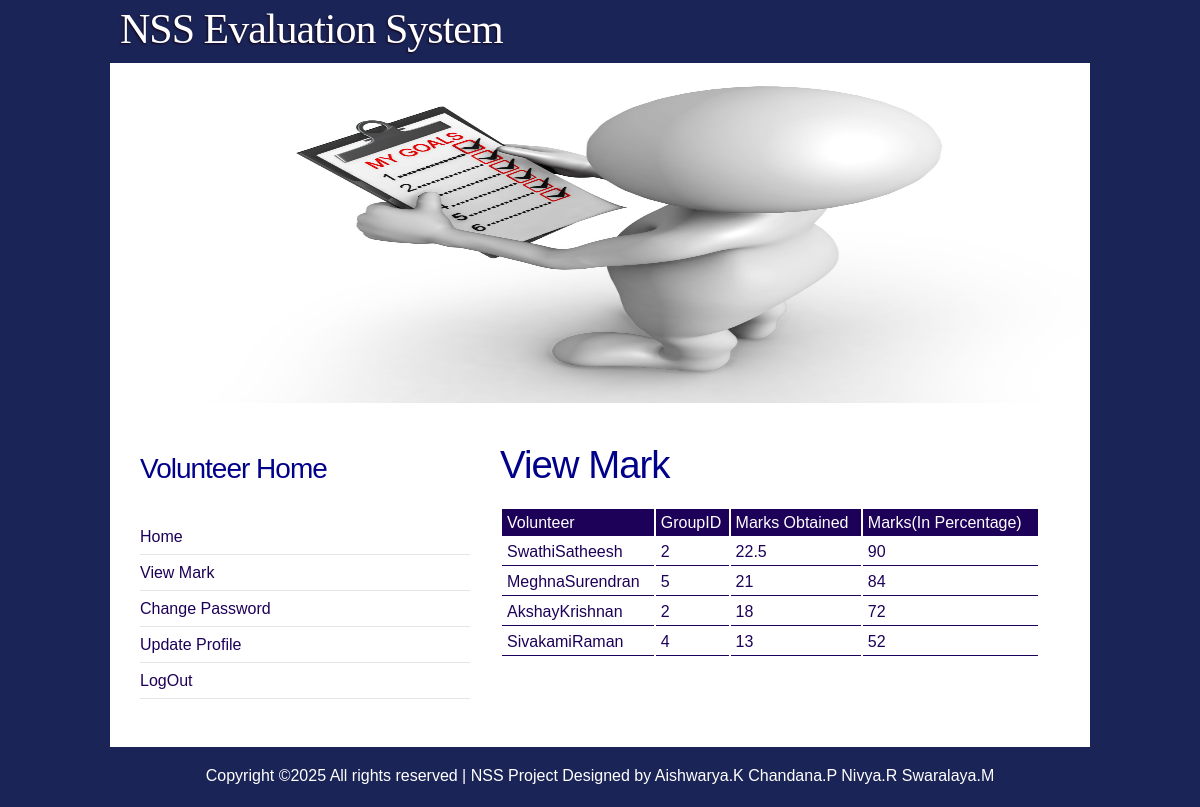
The page /nsse/volunteer/view_mark.php (signed in) on the database its author committed.
### tables this page shows
CREATE TABLE IF NOT EXISTS `campmarks` (
  `markid` bigint(20) NOT NULL AUTO_INCREMENT,
  `volunteer` varchar(50) DEFAULT NULL,
  `marks` varchar(14) DEFAULT NULL,
  `markdate` date NOT NULL,
  `groupid` bigint(20) DEFAULT NULL,
  PRIMARY KEY (`markid`)
);

### nsse/volunteer/view_mark.php (the view, shortened to what this page needs)
<!DOCTYPE html PUBLIC "-//W3C//DTD XHTML 1.0 Strict//EN" "http://www.w3.org/TR/xhtml1/DTD/xhtml1-strict.dtd">
<html xmlns="http://www.w3.org/1999/xhtml">
 <head>
  <link href="../css/style_login.css" rel="stylesheet" type="text/css" media="screen" />
 </head>
 <body>
  <form method='post' id="form42" action="" name="form42">
   <div id="wrapper">
    <div id="header">
	 <div id="logo"> <h1><a href="#">NSS Evaluation System</a></h1> </div>
    </div>
	<div id="splash"><img src="img/volunteerbg.jpg" alt="" title="" style="width:980px; height:340px;" /></div>
	<div id="page">
	 <div id="page-bgtop">
	  <div id="page-bgbtm">
	   <div id="content">
		<div class="post"> <h2 class="title"><a href="#"> View Mark</a></h2>
		 <div class="entry" style="line-height:25px;">
	<?php
	 include '../connection.php';
	 $sql = "select volunteer,groupid,marks from campmarks order by marks desc;";
	 $result = mysqli_query($link, $sql);
     $query ="SELECT (marks/25)*100 As tot_mark FROM campmarks order by marks desc";
     $res = mysqli_query($link, $query);
	 echo "<table style='width:100%;'>";
	 echo "<tr>";
	 echo "<td style='background-color:#1d0058;color:white; padding-left:5px;'>Volunteer</td>";
	 echo "<td style='background-color:#1d0058;color:white; padding-left:5px;'>GroupID</td>";
	 echo "<td style='background-color:#1d0058;color:white; padding-left:5px;'>Marks Obtained</td>";
	 echo "<td style='background-color:#1d0058;color:white; padding-left:5px;'>Marks(In Percentage)</td>";
	 echo "</tr>";
	 if(!$result)
	 {
	  echo "<td colspan='4' style='color:red; padding-left:5px;border-bottom:solid 1px #1d0058;text-align:center;'>No Records Found</td>";
	 }
	 else
	 {
	  for(;$row1 = mysqli_fetch_array($result),$row = mysqli_fetch_array($res);)
	  {
	   echo "<tr>";
	   echo "<td style='color:#1d0058; padding-left:5px;border-bottom:solid 1px #1d0058;'>$row1[0]</td>";
	   echo "<td style='color:#1d0058; padding-left:5px;border-bottom:solid 1px #1d0058;'>$row1[1]</td>";
	   echo "<td style='color:#1d0058; padding-left:5px;border-bottom:solid 1px #1d0058;'>$row1[2]</td>";
	   echo "<td style='color:#1d0058; padding-left:5px;border-bottom:solid 1px #1d0058;'>$row[tot_mark]</td>";
	   echo "</tr>";
	  }
	 }
	 echo "</table>";
	?>
         </div>
        </div>
		<div style="clear: both;">&nbsp;</div>
	   </div>
	   <div id="sidebar">
		<ul><li> <h2> Volunteer Home</h2> <div></div><br /> </li>
			<li><ul><li><a href="volunteer_home.php">Home</a></li>
					<li><a href="view_mark.php" style="text-decoration:none;">View Mark</a></li>
					<li><a href="volunteer_change_password.php">Change Password</a></li>
					<li><a href="volunteer_update_profile.php">Update Profile</a></li>
					<li><a href="../logout.php">LogOut</a></li>
				</ul>
			</li>
		</ul>
	   </div>
	   <div style="clear: both;">&nbsp;</div>
	  </div>
	 </div>
	</div>
   </div>
   <div id="footer">
    <p>Copyright &copy;<script>document.write(new Date().getFullYear());</script>
	   All rights reserved | NSS Project <i class="fa fa-heart-o" aria-hidden="true"></i>
	   Designed by Aishwarya.K Chandana.P Nivya.R Swaralaya.M
	</p>
   </div>
  </form>
 </body>
</html>

### nsse/css/style_login.css (style rules this page uses)
body { margin: 0; padding: 0; background: #1a2456; font-family: Georgia, Helvetica, sans-serif; font-size: 16px; color: #000; }
h1, h2, h3 { margin: 0; padding: 0; font-weight: normal; color: #2C2723; }
h1 { font-size: 2em; }
h2 { font-size: 2.4em; }
p, ul, ol { margin-top: 0; line-height: 180%; }
a { text-decoration: none; color: #1d0058; }
#header { width: 980px; height: 63px; margin: 0 auto; }
#logo { float: left; width: 660px; height: 63px; }
#logo h1 { margin: 0; padding: 5px 0px 0px 10px; }
#logo h1 { float: left; letter-spacing: -1px; text-shadow: #15041C -1px 1px 2px; font-family: Georgia, "Times New Roman", Times, serif; font-size: 42px; color: #FFFFFF; }
#logo a { text-decoration: none; color: #FFFFFF; }
#splash { width: 980px; height: 340px; margin: 0px auto; }
#page { width: 980px; margin: 0 auto; padding: 0; background: #FFFFFF; }
#page-bgbtm { margin: 0px; padding: 20px 30px 0px 30px; }
#content { float: right; width: 540px; padding: 0px 20px 0px 0px; }
.post { padding-top: 20px; padding-bottom: 10px; }
.post .title { margin: 0px; padding-bottom: 10px; letter-spacing: -1px; }
.post .title a { color: darkblue; text-decoration: none; border: none; }
.post .entry { text-align: justify; margin-bottom: 25px; padding: 10px 0px 10px 0px; }
#sidebar { float: left; width: 330px; padding: 20px 0px 0px 0px; }
#sidebar ul { margin: 0; padding: 0; list-style: none; }
#sidebar li { margin: 0; padding: 0; }
#sidebar li ul { margin: 0px 0px; padding-bottom: 30px; }
#sidebar li li { padding-left: 0px; line-height: 35px; border-bottom: 1px solid #E5E5E5; }
#sidebar h2 { height: 30px; margin-bottom: 5px; padding: 12px 0px 0px 0px; letter-spacing: -1px; font-size: 28px; color: darkblue; }
#sidebar a { border: none; }
#footer { clear: both; width: 980px; height: 50px; margin: 10px auto 0px auto; font-family: Georgia, Helvetica, sans-serif; }
#footer p { margin: 0; padding: 10px 0px 0px 0px; line-height: normal; font-size: 16px; text-align: center; color: #FFFFFF; }

### rows shown on the page
campmarks: volunteer "SwathiSatheesh", groupid "2", marks "22.5"
campmarks: volunteer "MeghnaSurendran", groupid "5", marks "21"
campmarks: volunteer "AkshayKrishnan", groupid "2", marks "18"
campmarks: volunteer "SivakamiRaman", groupid "4", marks "13"

### other values the page prints
$row[tot_mark] "90"
$row[tot_mark] "84"
$row[tot_mark] "72"
$row[tot_mark] "52"
